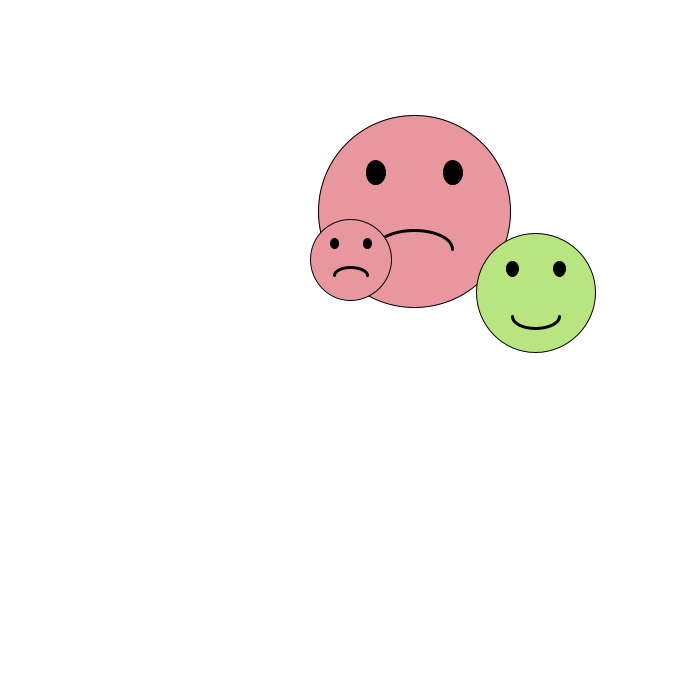
Frame 1 (no input)
Frame 60 (the mouse pressed at the canvas centre just before this capture): identical to frame 1, image omitted
Frame 120 (the mouse held since frame 60 and released just before this capture): identical to frame 1, image omitted

The Processing sketch that drew this single still picture (run headless with seeded random() and noise(); from frame 60 on, the mouse is pressed at the canvas centre):

// Processing sketch: HappyClasses
// ── HappyClasses.pde
//Happy Classes

class Face
{
  float x;
  float y;
  float size;
  int happiness;
}

final color smileGreen = color(184, 229, 128);
final color frownRed = color(232, 151, 159);

final int numFaces = 3;
Face[] faces = new Face[numFaces];

void setup()
{
  size(700, 700);
  
  int faceCounter = 0;
  while (faceCounter < numFaces)
  {
    faces[faceCounter] = randomFaces(faceCounter);
    faceCounter++;
  }
}

void draw()
{
  background(255);
  
  for (int i = 0; i < faces.length; i++)
  {
    drawFace(faces[i]);
  }
}

Face randomFaces(int count) //<>//
{ //<>//
  Face newFace = new Face();
  
  newFace.x = random((count+1)*75,600); //<>//
  newFace.y = random((count+1)*75, 600);
  newFace.size = random(50, 200);
  newFace.happiness = int(random(2))-1;
  
  return newFace;
}

void drawFace(Face f)
{
  strokeWeight(1);
  fill(f.happiness >= 0 ? smileGreen : frownRed);
  circle(f.x, f.y, f.size);
  fill(0);
  
  // left eye
  ellipse(f.x - f.size/5, 
          f.y - f.size/5, 
          f.size/10, 
          f.size/8);
          
  // right eye
  ellipse(f.x + f.size/5, 
          f.y - f.size/5, 
          f.size/10, 
          f.size/8);
          
  // mouth
  noFill();
  strokeWeight(3);
  arc(f.x, 
      f.y + f.size/5, 
      f.size/2.5,
      f.size/5,
      f.happiness>=0?0:PI,
      f.happiness>=0?PI:TWO_PI);
}

// click to reset smileys
void mouseClicked()
{
  for (int i = 0; i < 3; i++)
  {
    faces[i] = randomFaces(i);
  }
  
}
